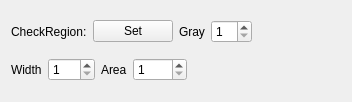
<?xml version="1.0" encoding="UTF-8"?>
<ui version="4.0">
 <class>CDlgBodyCont</class>
 <widget class="CItemDlg" name="CDlgBodyCont">
  <property name="geometry">
   <rect>
    <x>0</x>
    <y>0</y>
    <width>352</width>
    <height>102</height>
   </rect>
  </property>
  <property name="windowTitle">
   <string>Body Contour Dialog</string>
  </property>
  <layout class="QVBoxLayout" name="verticalLayout">
   <item>
    <layout class="QHBoxLayout" name="horizontalLayout_3">
     <item>
      <widget class="QLabel" name="label_6">
       <property name="text">
        <string>CheckRegion:</string>
       </property>
      </widget>
     </item>
     <item>
      <widget class="QPushButton" name="btnDrawReg">
       <property name="text">
        <string>Set</string>
       </property>
      </widget>
     </item>
     <item>
      <widget class="QLabel" name="label_7">
       <property name="text">
        <string>Gray</string>
       </property>
      </widget>
     </item>
     <item>
      <widget class="QSpinBox" name="spinThresh">
       <property name="contextMenuPolicy">
        <enum>Qt::NoContextMenu</enum>
       </property>
       <property name="minimum">
        <number>1</number>
       </property>
      </widget>
     </item>
     <item>
      <spacer name="horizontalSpacer">
       <property name="orientation">
        <enum>Qt::Horizontal</enum>
       </property>
       <property name="sizeHint" stdset="0">
        <size>
         <width>40</width>
         <height>20</height>
        </size>
       </property>
      </spacer>
     </item>
    </layout>
   </item>
   <item>
    <layout class="QHBoxLayout" name="horizontalLayout_2">
     <item>
      <widget class="QLabel" name="label_8">
       <property name="text">
        <string>Width</string>
       </property>
      </widget>
     </item>
     <item>
      <widget class="QSpinBox" name="spinWidth">
       <property name="contextMenuPolicy">
        <enum>Qt::NoContextMenu</enum>
       </property>
       <property name="minimum">
        <number>1</number>
       </property>
       <property name="maximum">
        <number>999</number>
       </property>
      </widget>
     </item>
     <item>
      <widget class="QLabel" name="label_10">
       <property name="text">
        <string>Area</string>
       </property>
      </widget>
     </item>
     <item>
      <widget class="QSpinBox" name="spinArea">
       <property name="contextMenuPolicy">
        <enum>Qt::NoContextMenu</enum>
       </property>
       <property name="minimum">
        <number>1</number>
       </property>
       <property name="maximum">
        <number>9999</number>
       </property>
      </widget>
     </item>
     <item>
      <spacer name="horizontalSpacer_3">
       <property name="orientation">
        <enum>Qt::Horizontal</enum>
       </property>
       <property name="sizeHint" stdset="0">
        <size>
         <width>40</width>
         <height>20</height>
        </size>
       </property>
      </spacer>
     </item>
    </layout>
   </item>
  </layout>
 </widget>
 <layoutdefault spacing="6" margin="11"/>
 <customwidgets>
  <customwidget>
   <class>CItemDlg</class>
   <extends>QWidget</extends>
   <header>citemdlg.h</header>
   <container>1</container>
  </customwidget>
 </customwidgets>
 <tabstops>
  <tabstop>btnDrawReg</tabstop>
  <tabstop>spinThresh</tabstop>
  <tabstop>spinWidth</tabstop>
  <tabstop>spinArea</tabstop>
 </tabstops>
 <resources/>
 <connections/>
 <slots>
  <slot>accept()</slot>
  <slot>reject()</slot>
 </slots>
</ui>
